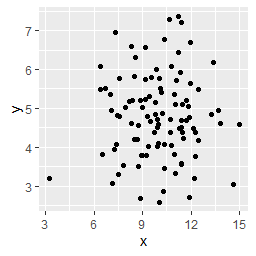

R code for this plot:
library(ggplot2)

# データセットの作成
df <- data.frame(
  x = rnorm(100, 10, 2),
  y = rnorm(100, 5, 1)
)

# 散布図の作成
ggplot(data = df, aes(x = x, y = y)) + 
  geom_point()
